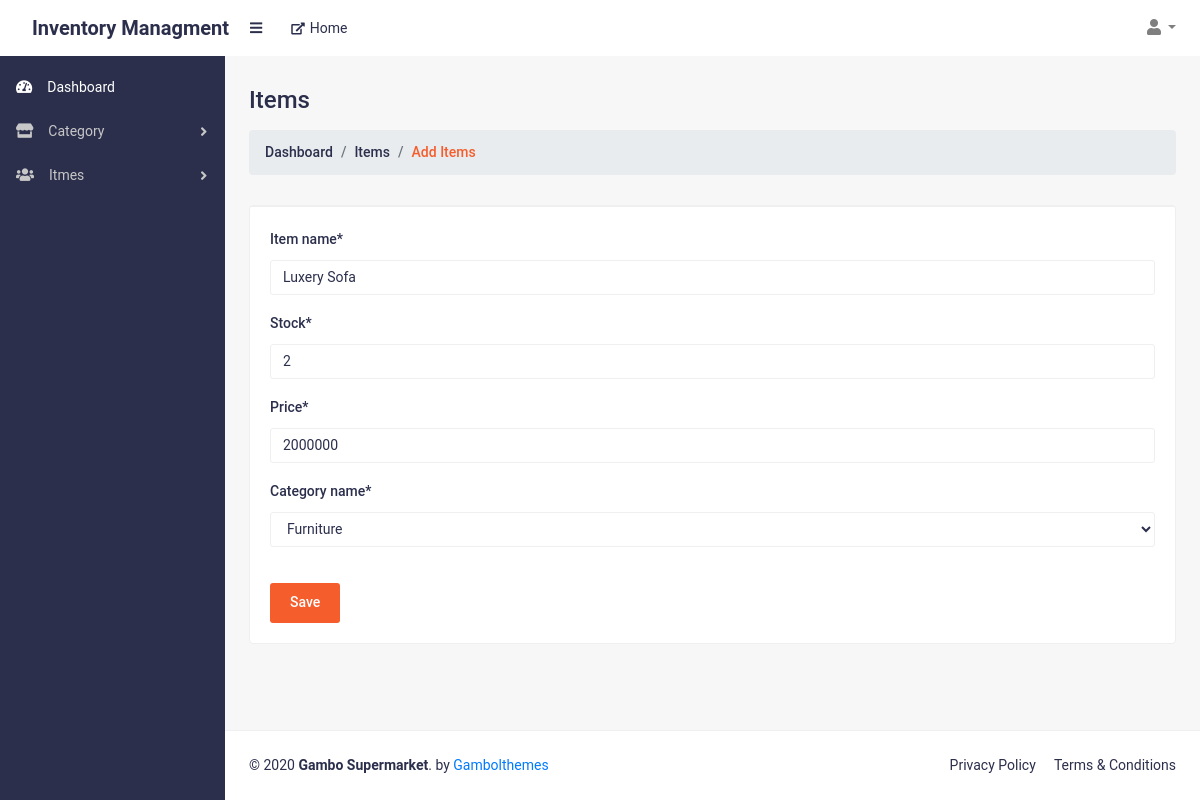
The app's page /editItems/4 (signed in), older data.
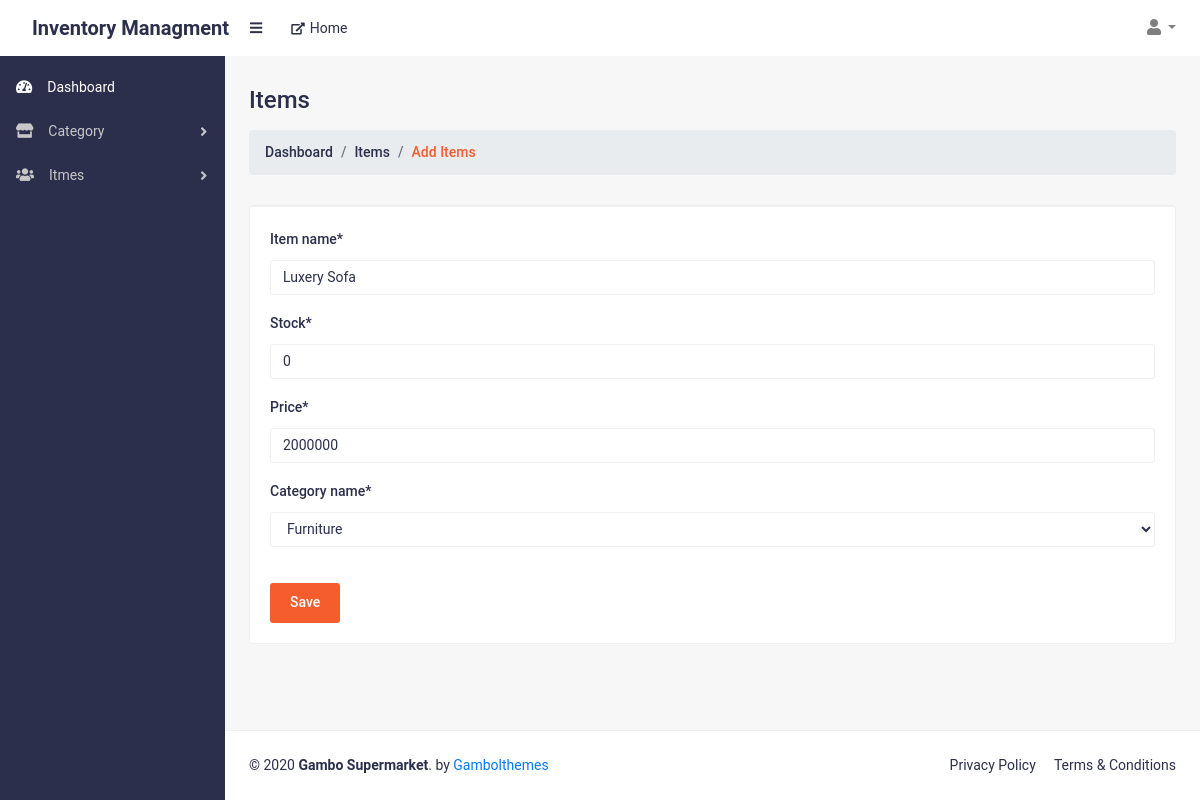
The same page, newer data.
### web/models.py (models this page shows, shortened)
class Items(models.Model):
    Items_Name = models.CharField(max_length=255, default="")
    Stock = models.IntegerField(default=0)
    Price = models.IntegerField(default=0)
    Description = models.TextField(default="")
    Product_Status = models.CharField(max_length=10, default="True")
    Date_Time = models.DateTimeField(auto_now_add=True,blank=True,null=True)
    Category_Id = models.ForeignKey(Category , on_delete=models.SET_NULL,blank=True,null=True)
    sub_Category_Id = models.ForeignKey(subCategory , on_delete=models.SET_NULL,blank=True,null=True)
    brandid = models.ForeignKey(Brand , on_delete=models.SET_NULL,blank=True,null=True)
    productimg= models.ImageField(upload_to='product/',default="product/dummy.jpg")

### web/views.py (the view, shortened to what this page needs)
# urls.py: path('editItems/<int:itemid>',editItems.as_view(),name="editItems"),
class editItems(View):
    def get(self,request,itemid):
        try:
            sessionhandle = checkAdminSession(self,request)
            if sessionhandle:
                itemObj = Items.objects.get(id = itemid)
                data = Category.objects.all()
                return render(request,'superadmin/edititems.html',{'data':data,'itemObj':itemObj})
            return redirect('superadminlogin')
        except:
            return redirect('superadminlogin')

### web/views.py (called while the page is built)
def checkAdminSession(self,request):
    if request.session.has_key('adminid'):
        return True
    else:
        return False

### templates/superadmin/edititems.html (shortened to what this page needs)
{% extends 'superadmin/base.html' %}
{% load static %}
{% block body %}
<main>
    <div class="container-fluid">
        <h2 class="mt-30 page-title">Items</h2>
        <ol class="breadcrumb mb-30">
            <li class="breadcrumb-item"><a href="#">Dashboard</a></li>
            <li class="breadcrumb-item"><a href="#">Items</a></li>
            <li class="breadcrumb-item active">Add Items </li>
        </ol>
        <div class="row">
            <div class="col-lg-12 col-md-12">
                <div class="card card-static-2 mb-30">
                    <div class="card-body-table">
                        <form action="" method="POST">
                        <div class="news-content-right pd-20">
                            <div class="form-group">
                                <label class="form-label">Item name*</label>
                                <input required type="text" class="form-control" placeholder="Enter Item name" name="name" value="{{itemObj.Items_Name}}">
                            </div>
                            <div class="form-group">
                                <label class="form-label">Stock*</label>
                                <input required type="number" class="form-control" placeholder="Stock" name="stock" value="{{itemObj.Stock}}">
                            </div>
                            <div class="form-group">
                                <label class="form-label">Price*</label>
                                <input required type="number" class="form-control" placeholder="Price" name="price" value="{{itemObj.Price}}">
                            </div>
                            <div class="form-group">
                                <label class="form-label">Category name*</label>
                                <select name="category" class="form-control" id="categoryid" >
                                    {% for i in data %}
                                     <option value="{{i.Category_Id}}">{{i.Category_name}}</option>
                                    {% endfor %}
                                </select>
                            </div>
                            <button class="save-btn hover-btn" type="submit">Save</button>
                        </div>
                    </form>
                    </div>
                </div>
            </div>
        </div>
</main>
{% endblock body %}

Row changes from the older to the newer data that the page shows:
changed Items "Luxery Sofa": stock "2" → "0"
